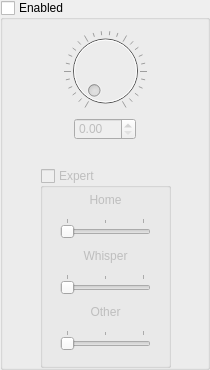
<?xml version="1.0" encoding="UTF-8"?>
<ui version="4.0">
 <class>GroupBoxPositionSpread</class>
 <widget class="QGroupBox" name="GroupBoxPositionSpread">
  <property name="geometry">
   <rect>
    <x>0</x>
    <y>0</y>
    <width>210</width>
    <height>370</height>
   </rect>
  </property>
  <property name="minimumSize">
   <size>
    <width>210</width>
    <height>370</height>
   </size>
  </property>
  <property name="windowTitle">
   <string>GroupBox</string>
  </property>
  <property name="title">
   <string>Enabled</string>
  </property>
  <property name="checkable">
   <bool>true</bool>
  </property>
  <property name="checked">
   <bool>false</bool>
  </property>
  <widget class="QWidget" name="verticalLayoutWidget_2">
   <property name="geometry">
    <rect>
     <x>10</x>
     <y>30</y>
     <width>191</width>
     <height>338</height>
    </rect>
   </property>
   <layout class="QVBoxLayout" name="verticalLayout">
    <item>
     <widget class="QDial" name="dial_SPS">
      <property name="minimumSize">
       <size>
        <width>111</width>
        <height>81</height>
       </size>
      </property>
      <property name="toolTip">
       <string/>
      </property>
      <property name="whatsThis">
       <string>&lt;html&gt;&lt;head/&gt;&lt;body&gt;&lt;p&gt;&lt;span style=&quot; font-size:10pt; text-decoration: underline;&quot;&gt;Position Spread: Width&lt;/span&gt;&lt;/p&gt;&lt;p&gt;Use low values to keep speakers closer together, increase it to set them further apart.&lt;/p&gt;&lt;/body&gt;&lt;/html&gt;</string>
      </property>
      <property name="autoFillBackground">
       <bool>false</bool>
      </property>
      <property name="notchesVisible">
       <bool>true</bool>
      </property>
     </widget>
    </item>
    <item>
     <layout class="QHBoxLayout" name="horizontalLayout">
      <item>
       <widget class="QDoubleSpinBox" name="doubleSpinBox_SPS">
        <property name="sizePolicy">
         <sizepolicy hsizetype="Fixed" vsizetype="Fixed">
          <horstretch>0</horstretch>
          <verstretch>0</verstretch>
         </sizepolicy>
        </property>
        <property name="minimumSize">
         <size>
          <width>62</width>
          <height>22</height>
         </size>
        </property>
       </widget>
      </item>
     </layout>
    </item>
    <item>
     <spacer name="verticalSpacer">
      <property name="orientation">
       <enum>Qt::Vertical</enum>
      </property>
      <property name="sizeHint" stdset="0">
       <size>
        <width>20</width>
        <height>40</height>
       </size>
      </property>
     </spacer>
    </item>
    <item>
     <layout class="QHBoxLayout" name="horizontalLayout_2">
      <item>
       <widget class="QGroupBox" name="groupBox_SPS_expert">
        <property name="sizePolicy">
         <sizepolicy hsizetype="Fixed" vsizetype="Fixed">
          <horstretch>0</horstretch>
          <verstretch>0</verstretch>
         </sizepolicy>
        </property>
        <property name="minimumSize">
         <size>
          <width>131</width>
          <height>200</height>
         </size>
        </property>
        <property name="whatsThis">
         <string>Reserve regions in the stereo field for specific types of incoming audio streams.</string>
        </property>
        <property name="title">
         <string notr="true">Expert</string>
        </property>
        <property name="checkable">
         <bool>true</bool>
        </property>
        <property name="checked">
         <bool>false</bool>
        </property>
        <widget class="QWidget" name="verticalLayoutWidget">
         <property name="geometry">
          <rect>
           <x>20</x>
           <y>20</y>
           <width>91</width>
           <height>171</height>
          </rect>
         </property>
         <layout class="QVBoxLayout" name="verticalLayout_2">
          <item>
           <widget class="QLabel" name="label_SPS_Home">
            <property name="sizePolicy">
             <sizepolicy hsizetype="Preferred" vsizetype="Fixed">
              <horstretch>0</horstretch>
              <verstretch>0</verstretch>
             </sizepolicy>
            </property>
            <property name="whatsThis">
             <string>Audio Stream: Clients talking on the currently active server tab.</string>
            </property>
            <property name="frameShape">
             <enum>QFrame::NoFrame</enum>
            </property>
            <property name="text">
             <string notr="true">Home</string>
            </property>
            <property name="alignment">
             <set>Qt::AlignBottom|Qt::AlignHCenter</set>
            </property>
           </widget>
          </item>
          <item>
           <widget class="QSlider" name="slider_SPS_Home">
            <property name="whatsThis">
             <string>Audio Region: Left, Middle, Right</string>
            </property>
            <property name="maximum">
             <number>2</number>
            </property>
            <property name="pageStep">
             <number>1</number>
            </property>
            <property name="orientation">
             <enum>Qt::Horizontal</enum>
            </property>
            <property name="tickPosition">
             <enum>QSlider::TicksAbove</enum>
            </property>
           </widget>
          </item>
          <item>
           <widget class="QLabel" name="label_SPS_Whisper">
            <property name="sizePolicy">
             <sizepolicy hsizetype="Preferred" vsizetype="Fixed">
              <horstretch>0</horstretch>
              <verstretch>0</verstretch>
             </sizepolicy>
            </property>
            <property name="whatsThis">
             <string>Audio Stream: Any incoming whispers.</string>
            </property>
            <property name="text">
             <string notr="true">Whisper</string>
            </property>
            <property name="alignment">
             <set>Qt::AlignBottom|Qt::AlignHCenter</set>
            </property>
           </widget>
          </item>
          <item>
           <widget class="QSlider" name="slider_SPS_Whisper">
            <property name="whatsThis">
             <string>Audio Region: Left, Middle, Right</string>
            </property>
            <property name="maximum">
             <number>2</number>
            </property>
            <property name="pageStep">
             <number>1</number>
            </property>
            <property name="orientation">
             <enum>Qt::Horizontal</enum>
            </property>
            <property name="tickPosition">
             <enum>QSlider::TicksAbove</enum>
            </property>
           </widget>
          </item>
          <item>
           <widget class="QLabel" name="label_SPS_Other">
            <property name="sizePolicy">
             <sizepolicy hsizetype="Preferred" vsizetype="Fixed">
              <horstretch>0</horstretch>
              <verstretch>0</verstretch>
             </sizepolicy>
            </property>
            <property name="whatsThis">
             <string>Audio Stream: Clients talking on currently deselected server tabs.</string>
            </property>
            <property name="text">
             <string notr="true">Other</string>
            </property>
            <property name="alignment">
             <set>Qt::AlignBottom|Qt::AlignHCenter</set>
            </property>
           </widget>
          </item>
          <item>
           <widget class="QSlider" name="slider_SPS_Other">
            <property name="whatsThis">
             <string>Audio Region: Left, Middle, Right</string>
            </property>
            <property name="maximum">
             <number>2</number>
            </property>
            <property name="pageStep">
             <number>1</number>
            </property>
            <property name="orientation">
             <enum>Qt::Horizontal</enum>
            </property>
            <property name="tickPosition">
             <enum>QSlider::TicksAbove</enum>
            </property>
           </widget>
          </item>
         </layout>
        </widget>
       </widget>
      </item>
     </layout>
    </item>
   </layout>
  </widget>
 </widget>
 <resources/>
 <connections/>
</ui>
